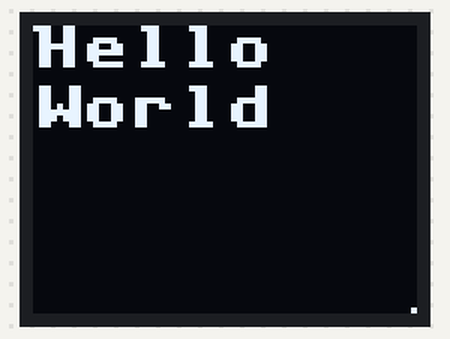
The program below on a simulated ESP8266 board running MicroPython. On the bench: 64×48 one-colour display. At 12.1 s the program stops and its outputs stay as they are.

Above: at 8.1 s.
At 10.1 s:
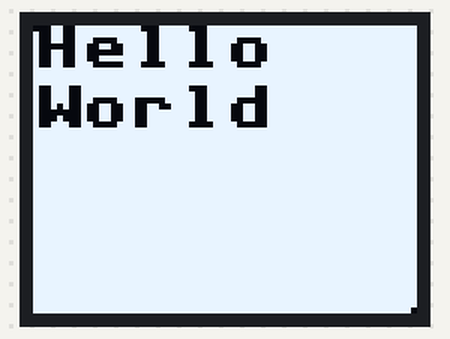

The program:

oledtest.py
```python
import time
from machine import Pin, I2C
from ssd1306 import SSD1306_I2C


width = 64
height = 48

i2c = I2C(scl=Pin(5), sda=Pin(4))
oled = SSD1306_I2C(width, height, i2c)

oled.fill(1)
oled.show()

time.sleep(2)

oled.fill(0)
oled.show()

time.sleep(2)

oled.pixel(0, 0, 1)
oled.show()

time.sleep(2)

oled.pixel(63, 47, 1)
oled.show()

time.sleep(2)

oled.text('Hello', 0, 0)
oled.text('World', 0, 10)
oled.show()

time.sleep(2)

oled.invert(True)

time.sleep(2)

oled.invert(False)
```

Measured:
- what the display in image 0 shows lasts 2.0 s, from 8.1 s to 10.1 s
